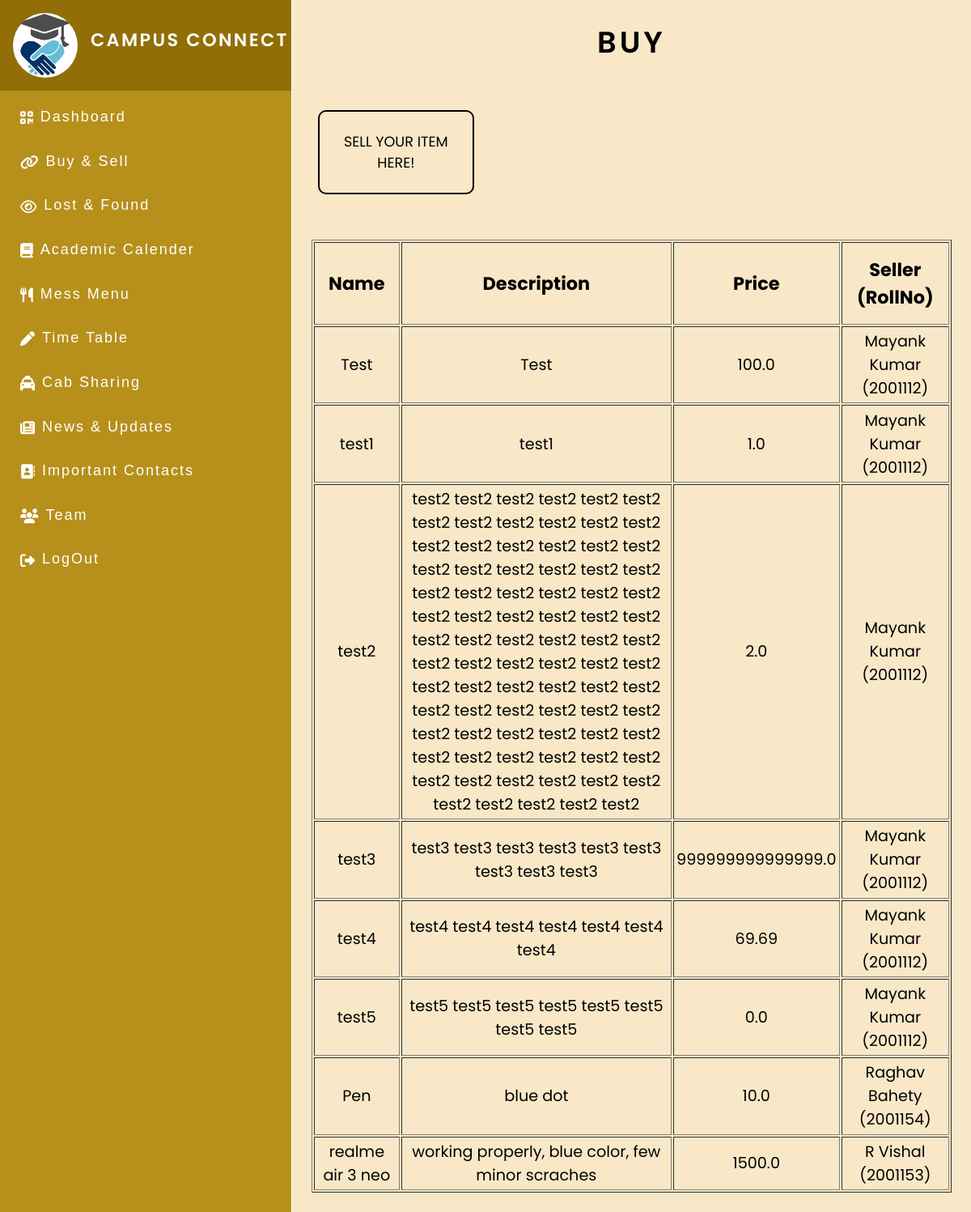
/buy (signed in), run on an earlier commit of the app's database.
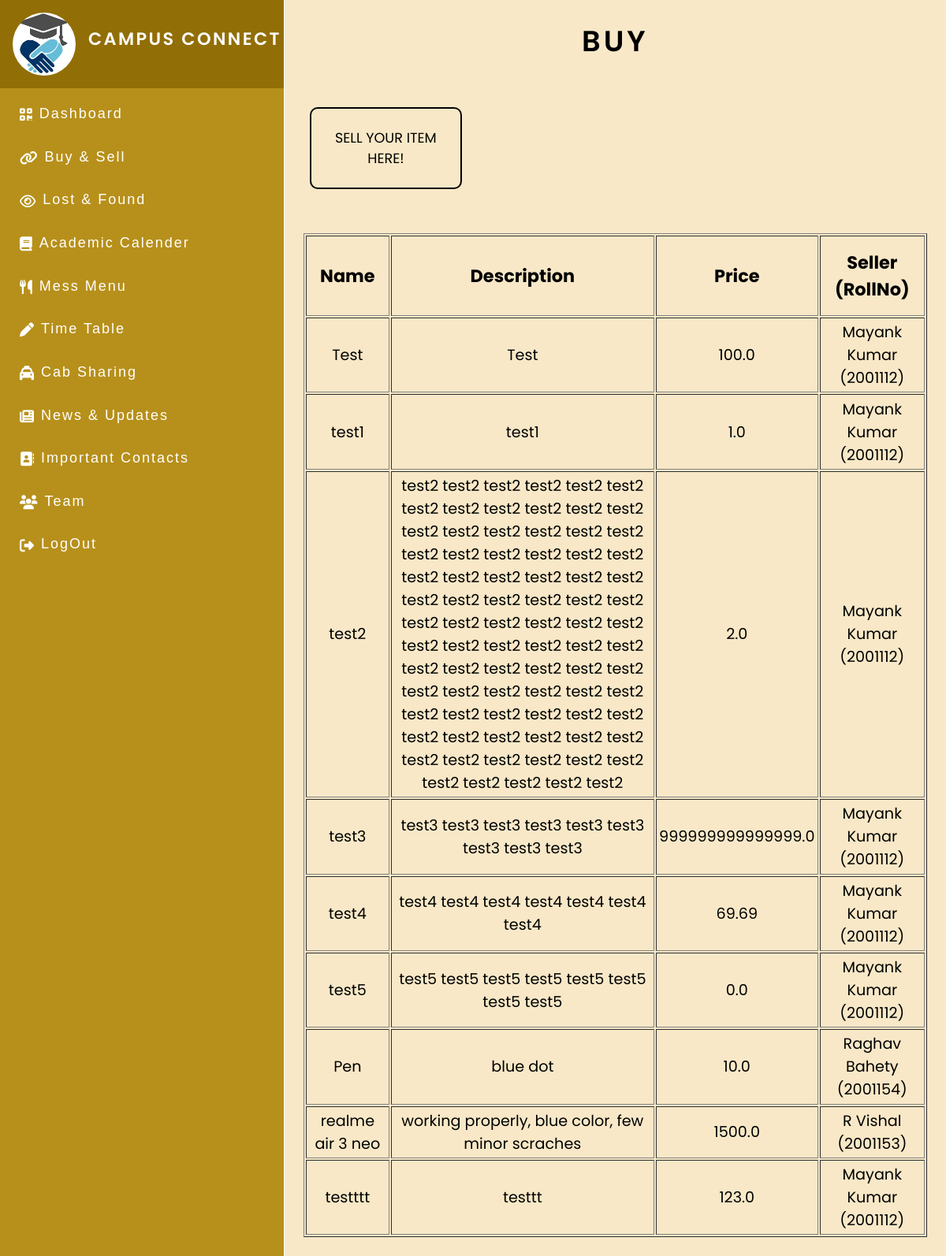
And on a later commit of the database.
### CampusConnectApp/models.py (models this page shows)
class Sell(models.Model):
    id = models.AutoField(primary_key=True)
    name = models.CharField(max_length=100)
    description = models.TextField(max_length=500)
    roll = models.ForeignKey(Users, on_delete=models.CASCADE)
    price = models.FloatField()
    sold = models.BooleanField(default=False)

class Users(models.Model):
    email = models.EmailField()
    name = models.CharField(max_length=100)
    roll = models.CharField(max_length=20, primary_key=True)
    contact = models.CharField(max_length=20)
    dept = models.CharField(max_length=10)
    batch = models.IntegerField()
    username = models.CharField(max_length=100)
    password = models.CharField(max_length=100)

### CampusConnectApp/views.py (the view)
# urls.py: path('buy', views.buy, name='buy'),
def buy(request):
    getdata = Sell.objects.all()
    template = loader.get_template('buy.html')
    context = {
        'data': getdata
    }
    return HttpResponse(template.render(context, request))

### templates/buy.html
{%extends "dashboard.html" %} {% load static %} {%block start%} {% block css %}
<link rel="stylesheet" href="{% static 'importantContacts/style.css' %}" />
{% endblock %}
<div class="container2">
  <h1 class="main_heading">Buy</h1>
  <a class="button sell_button" href="/sell">Sell your item here!</a>
  <table class="table" border="1">
    <tr>
      <th class="table_heading">Name</th>
      <th class="table_heading">Description</th>
      <th class="table_heading">Price</th>
      <th class="table_heading">Seller (RollNo)</th>
    </tr>
    {% for x in data %} {% if not x.sold %}
    <tr>
      <td class="table_data">{{ x.name }}</td>
      <td class="table_data">{{ x.description }}</td>
      <td class="table_data">{{ x.price }}</td>
      <td class="table_data">{{ x.roll.name }} ({{ x.roll.roll }})</td>
    </tr>
    {%endif%} {% endfor %}
  </table>
</div>
{%endblock%}

What changed in the data, as far as the page shows it:
added Sell: name "testttt", description "testtt", price "123.0", roll.name "Mayank Kumar", roll.roll "2001112"
